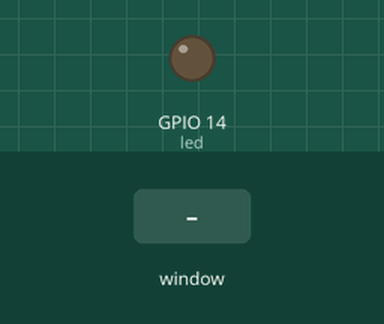
Bench run of a program on a simulated Raspberry Pi (BCM pin numbers). On the bench: output pins drawn as LEDs (lit = HIGH). Inputs (shaded band) come from the test bench. The desktop window is not drawn, its controls go by their first labels and the mouse button is held 0.15 s.

Above: at 1.2 s.
1.3 s: control labelled "PULSE LED" in the window clicked
At 1.75 s:
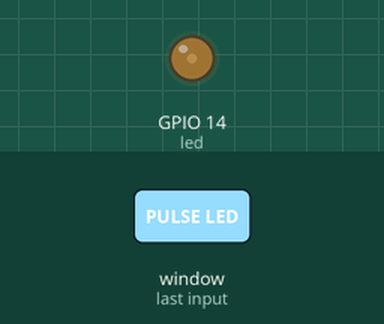
At 3.4 s:
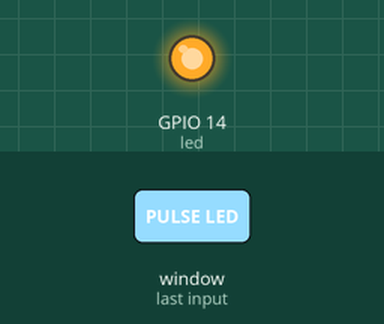
4.3 s: control labelled "LED ON" in the window clicked
7.3 s: control labelled "BLINK LED" in the window clicked
At 8.6 s:
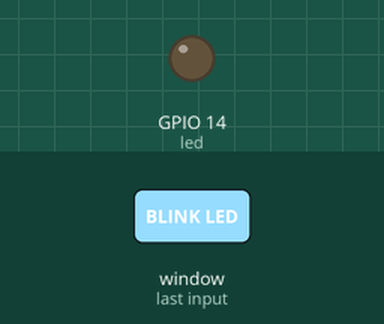
Timing chart, 0 to 10.3 s (numbered marks = the images above; inputs shaded):
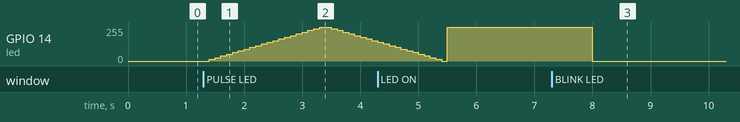

Measured:
- after the input at 1.3 s, GPIO 14 (led): rises from 0/255 to 255/255 in 1.9 s, then falls to 153/255 in 0.90 s
- after the input at 7.3 s, GPIO 14 (led): 255/255 → 0/255 after 0.70 s

The program:

ledeffects.py
```python
## LIBRARIES ##
from tkinter import *
import tkinter.font
from gpiozero import LED
import RPi.GPIO as GPIO
import time

GPIO.setmode(GPIO.BCM)
GPIO.setup(14, GPIO.OUT)
led = GPIO.PWM(14, 500)

## GUI DEFINITIONS ##
win = Tk()
win.title("LET'S PLAY WITH A LED")
myFont = tkinter.font.Font(family = 'Helvetica', size = 12, weight = "bold")

## EVENT FUNCTIONS ##
def ledOnOff():
    if ledButton["text"] == 'LED OFF':
        led.stop(100)
        ledButton["text"] = 'LED ON'
    else:
        led.start(100)
        ledButton["text"] = 'LED OFF'

def blink():
    led.start(100)
    time.sleep(0.7)
    led.stop(100)

def pulse():

    led.start(0)

    for dc in range(0, 101, 5):
        led.ChangeDutyCycle(dc)
        time.sleep(0.1)
    for dc in range(100, -1, -5):
        led.ChangeDutyCycle(dc)
        time.sleep(0.1)

    led.stop(0)

def close():
    GPIO.cleanup()
    win.destroy()

## WIDGETS ##
ledButton = Button(win, text = 'LED ON', font = myFont, command = ledOnOff, bg = 'bisque2', height = 1, width = 24)
ledButton.grid(row=0,column=0)

blinkButton = Button(win, text = 'BLINK LED', font = myFont, command = blink, bg = 'bisque2', height = 1, width = 24)
blinkButton.grid(row=0,column=1)

pulseButton = Button(win, text = 'PULSE LED', font = myFont, command = pulse, bg = 'bisque2', height = 1, width = 24)
pulseButton.grid(row=0,column=2)

exitButton = Button(win, text = 'EXIT', font = myFont, command = close, bg = 'bisque2', height = 1, width = 79)
exitButton.grid(row=1, column=0, columnspan=3)

#EXIT CLEANLY
win.protocol("WM_DELETE_WINDOW", close)

win.mainloop()
```
